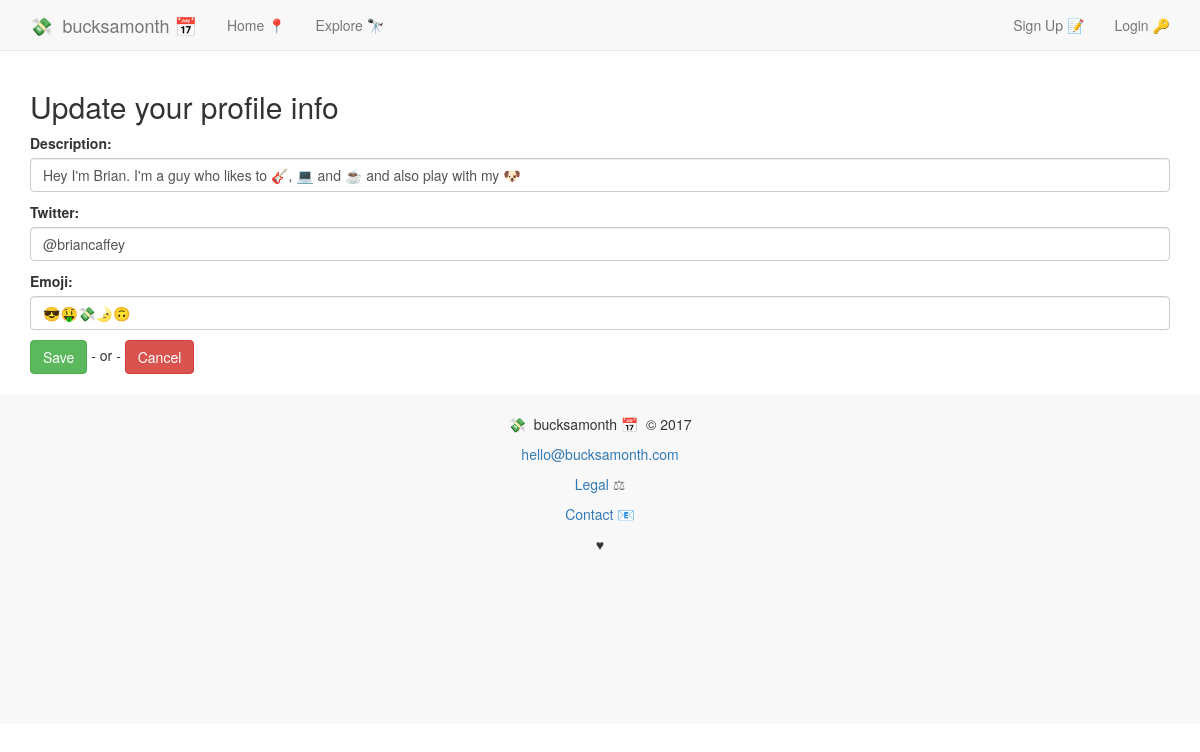
Page /account/6/info/ on the committed database.
### accounts/models.py (models this page shows, shortened)
class UserProfile(models.Model):
	user = models.OneToOneField(User)
	description = models.CharField(max_length=100, default='')
	twitter = models.CharField(max_length=100, default='')
	emoji = models.CharField(max_length=10, default='')

### accounts/views.py (the view)
# urls.py: url(r'^(?P<pk>[0-9]+)/info/$', UpdateUserInfoForm.as_view(), name='update_personal_info'),
class UpdateUserInfoForm(UpdateView):
	model = UserProfile
	form_class = EditPersonalInfoForm
	success_url = '/account/profile/'
	def get_context_data(self, **kwargs):
		context = super(UpdateUserInfoForm, self).get_context_data(**kwargs)
		context['subscription'] = self.object
		return context

### accounts/forms.py
class EditPersonalInfoForm(forms.ModelForm):
	description = forms.CharField(widget=forms.TextInput(
		attrs={
		'class':'form-control',
		'placeholder': "say something about yourself...",
		}))
	twitter = forms.CharField(widget=forms.TextInput(
		attrs={
		'class':'form-control',
		'placeholder': "your twitter handle",
		}))
	emoji = forms.CharField(widget=forms.TextInput(
		attrs={
		'class':'form-control',
		'placeholder': "choose your emojis",
		}))
	class Meta:
		model = UserProfile
		fields = (
			'description',
			'twitter',
			'emoji',
			)

### accounts/templates/accounts/userprofile_form.html (shortened to what this page needs)
{% extends 'base.html' %}
{% block content %}
{% include 'nav.html' %}
<div class="container">
<h2>Update your profile info</h2>
<form type="" method="post">
{{ form.as_p }}
<input type="submit" class="btn btn-success" value="Save"></input> - or -
<a class="btn btn-danger" href="{% url 'accounts:profile' %}">Cancel</a>
</form>
</div>
{% endblock %}

### static/css/main.css (style rules this page uses)
body { min-height: 200px; padding-top: 70px; padding-bottom: 20px; }

### rows in the picture
UserProfile: description "Hey I'm Brian. I'm a guy who likes to 🎸, 💻 and ☕️ and also play with my 🐶", twitter "@briancaffey", emoji "😎🤑💸🌛🙃"
